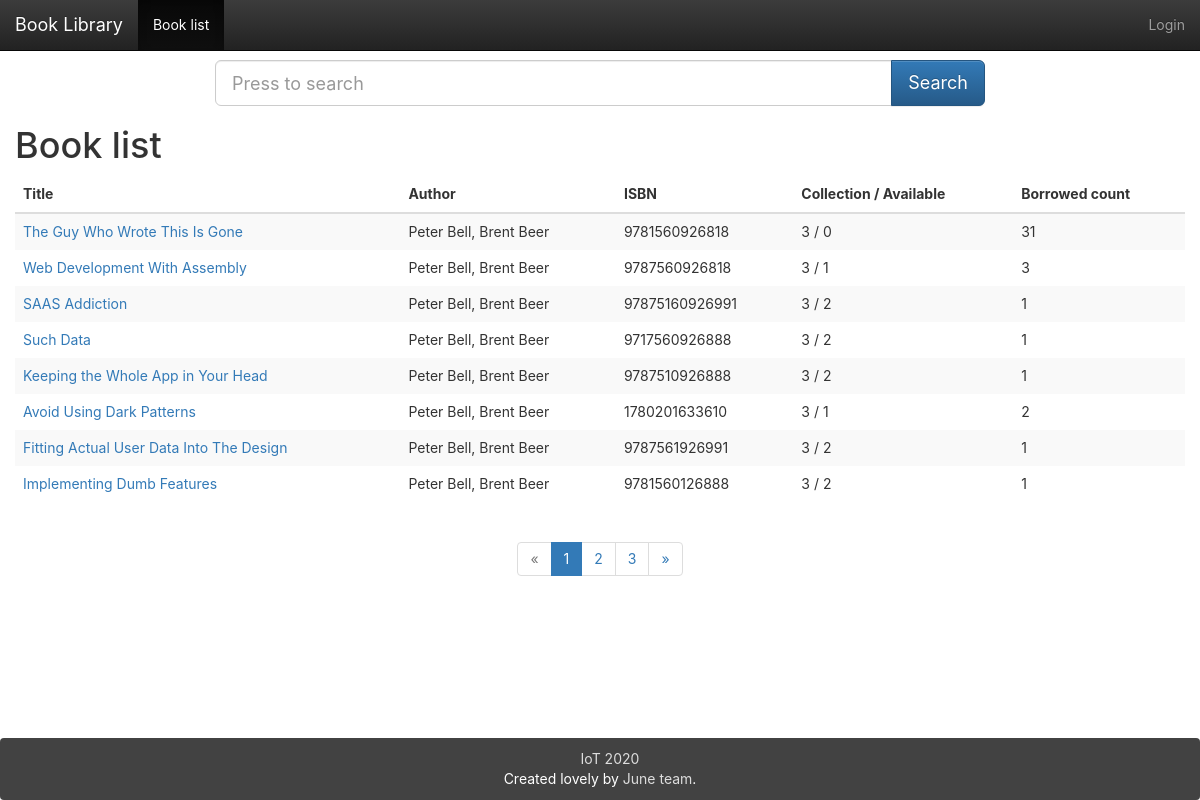
The page /books/ on the database its author committed.
### app/models.py (models this page shows, shortened)
class Book(db.Model):
    __tablename__ = 'books'
    id = db.Column(db.Integer, primary_key=True)
    isbn = db.Column(db.String(16), unique=True)
    title = db.Column(db.String(128))
    origin_title = db.Column(db.String(128))
    subtitle = db.Column(db.String(128))
    author = db.Column(db.String(128))
    translator = db.Column(db.String(64))
    publisher = db.Column(db.String(64))
    image = db.Column(db.String(128))
    pubdate = db.Column(db.String(32))
    pages = db.Column(db.Integer)
    price = db.Column(db.String(16))
    binding = db.Column(db.String(16))
    numbers = db.Column(db.Integer, default=5)
    summary = db.deferred(db.Column(db.Text, default=""))
    summary_html = db.deferred(db.Column(db.Text))
    catalog = db.deferred(db.Column(db.Text, default=""))
    catalog_html = db.deferred(db.Column(db.Text))
    hidden = db.Column(db.Boolean, default=0)
    transactions = db.relationship('Transaction',
                           backref=db.backref('book', lazy='joined'),
                           lazy='dynamic',
                           cascade='all, delete-orphan')
    logs = db.relationship('Log',
                           backref=db.backref('book', lazy='joined'),
                           lazy='dynamic',
                           cascade='all, delete-orphan')
    comments = db.relationship('Comment', backref='book',
                               lazy='dynamic',
                               cascade='all, delete-orphan')
    @property
    def tags_string(self):
        return ",".join([tag.name for tag in self.tags.all()])
    def can_borrow_number(self):
        return self.numbers - Log.query.filter_by(book_id=self.id, returned=0).count()

### app/main/book/views.py (the view)
@book.route('/')
def index():
    search_word = request.args.get('search', None)
    search_form = SearchForm()
    page = request.args.get('page', 1, type=int)
    the_books = Book.query
    if not current_user.can(Permission.UPDATE_BOOK_INFORMATION):
        the_books = Book.query.filter_by(hidden=0)
    if search_word:
        search_word = search_word.strip()
        the_books = the_books.filter(db.or_(
            Book.title.ilike(u"%%%s%%" % search_word), Book.author.ilike(u"%%%s%%" % search_word), Book.isbn.ilike(
                u"%%%s%%" % search_word), Book.tags.any(Tag.name.ilike(u"%%%s%%" % search_word)), Book.subtitle.ilike(
                u"%%%s%%" % search_word))).outerjoin(Log).group_by(Book.id).order_by(db.func.count(Log.id).desc())
        search_form.search.data = search_word
    else:
        the_books = Book.query.order_by(Book.id.desc())
    pagination = the_books.paginate(page, per_page=8)
    result_books = pagination.items
    return render_template("book.html", books=result_books, pagination=pagination, search_form=search_form,
                           title=u"Book list")

### app/main/book/forms.py
class SearchForm(FlaskForm):
    search = StringField(validators=[DataRequired()])
    submit = SubmitField(u"Search")

### app/main/index/views.py (called while the page is built)
@main.app_context_processor
def inject_permissions():
    return dict(Permission=Permission)

### app/models.py (called while the page is built)
    def can(self, permissions):
        return False

### app/main/book/templates/book.html (shortened to what this page needs)
{% extends "base.html" %}
{% from "bootstrap/pagination.html" import render_pagination %}
{% import "bootstrap/wtf.html" as wtf %}
{% block mycontent %}
    <div class="row">
        <div class="col-sm-8 col-sm-offset-2">
            <form class="form form-horizontal" method="get">
                <div class="input-group  input-group-lg">
                    {{ search_form.search(placeholder="Press to search",class_="form-control") }}
                <span class="input-group-btn">
                    <input class="btn btn-primary" id="submit" name="submit" type="submit" value="Search">
                </span>
                </div>
            </form>
        </div>
    </div>
    <h1>{{ title }}</h1>
    <table class="table table-striped table-hover">
        <thead>
        <tr>
            <th>Title</th>
            <th class="hidden-xs">Author</th>
            <th class="hidden-xs">ISBN</th>
            <th class="hidden-xs">Collection / Available</th>
            <th class="hidden-xs">Borrowed count</th>
        </tr>
        </thead>
        <tbody>
        {%- for book in books -%}
            <tr class="{% if book.hidden %}danger{% endif %} animated fadeIn delay-{{ loop.index0 }}">
                <td><a href="{{ url_for('book.detail',book_id=book.id) }}">{{ book.title }}</a>
                </td>
                <td class="hidden-xs">{{ book.author }}</td>
                <td class="hidden-xs">{{ book.isbn }}</td>
                <td class="hidden-xs">{{ book.numbers }} / {{ book.can_borrow_number() }}</td>
                <td class="hidden-xs">{{ book.logs.count() }}</td>
            </tr>
        {%- endfor -%}
        </tbody>
    </table>
    {% if pagination and pagination.pages > 1 %}
        <div class="container-fluid text-center">
            {{ render_pagination(pagination) }}
        </div>
    {% endif %}
{%- endblock -%}

### app/static/css/main.css (style rules this page uses)
html, body { height: 100%; width: 100%; margin: 0; padding: 0; }
.Site { display: -webkit-box; display: -moz-box; display: -ms-flexbox; display: -webkit-flex; display: flex; flex-direction: column; }
html, body, main { font-family: -apple-system, "Helvetica Neue", Helvetica, Arial, sans-serif; }
.animated { -webkit-animation-fill-mode: both; -moz-animation-fill-mode: both; -ms-animation-fill-mode: both; -o-animation-fill-mode: both; animation-fill-mode: both; -webkit-animation-duration: 1s; -moz-animation-duration: 1s; -ms-animation-duration: 1s; -o-animation-duration: 1s; animation-duration: 1s; }
.delay-0 { -webkit-animation-delay: .05s; -moz-animation-delay: .05s; -o-animation-delay: .05s; animation-delay: .05s; }
.delay-1 { -webkit-animation-delay: .10s; -moz-animation-delay: .10s; -o-animation-delay: .10s; animation-delay: .10s; }
.delay-2 { -webkit-animation-delay: .15s; -moz-animation-delay: .15s; -o-animation-delay: .15s; animation-delay: .15s; }
.delay-3 { -webkit-animation-delay: .20s; -moz-animation-delay: .20s; -o-animation-delay: .20s; animation-delay: .20s; }
.delay-4 { -webkit-animation-delay: .25s; -moz-animation-delay: .25s; -o-animation-delay: .25s; animation-delay: .25s; }
.delay-5 { -webkit-animation-delay: .30s; -moz-animation-delay: .30s; -o-animation-delay: .30s; animation-delay: .30s; }
.delay-6 { -webkit-animation-delay: .35s; -moz-animation-delay: .35s; -o-animation-delay: .35s; animation-delay: .35s; }
.delay-7 { -webkit-animation-delay: .40s; -moz-animation-delay: .40s; -o-animation-delay: .40s; animation-delay: .40s; }
.fadeIn { -webkit-animation-name: fadeIn; -moz-animation-name: fadeIn; -o-animation-name: fadeIn; animation-name: fadeIn; }
.table.table-striped { border: none; }
.table.table-striped td { border: none; }

### rows shown on the page
Book: title "The Guy Who Wrote This Is Gone", author "Peter Bell, Brent Beer", isbn "9781560926818", numbers "3", can_borrow_number "0", logs.count "31"
Book: title "Web Development With Assembly", author "Peter Bell, Brent Beer", isbn "9787560926818", numbers "3", can_borrow_number "1", logs.count "3"
Book: title "SAAS Addiction", author "Peter Bell, Brent Beer", isbn "97875160926991", numbers "3", can_borrow_number "2", logs.count "1"
Book: title "Such Data", author "Peter Bell, Brent Beer", isbn "9717560926888", numbers "3", can_borrow_number "2", logs.count "1"
Book: title "Keeping the Whole App in Your Head", author "Peter Bell, Brent Beer", isbn "9787510926888", numbers "3", can_borrow_number "2", logs.count "1"
Book: title "Avoid Using Dark Patterns", author "Peter Bell, Brent Beer", isbn "1780201633610", numbers "3", can_borrow_number "1", logs.count "2"
Book: title "Fitting Actual User Data Into The Design", author "Peter Bell, Brent Beer", isbn "9787561926991", numbers "3", can_borrow_number "2", logs.count "1"
Book: title "Implementing Dumb Features", author "Peter Bell, Brent Beer", isbn "9781560126888", numbers "3", can_borrow_number "2", logs.count "1"

### other values the page prints
{{ title }} "Book list"
{{ render_pagination(pagination) }} "« 1 2 3 »"
